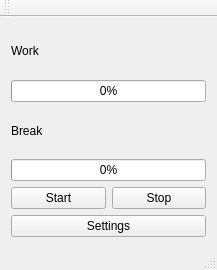
<?xml version="1.0" encoding="UTF-8"?>
<ui version="4.0">
 <class>MainWindow</class>
 <widget class="QMainWindow" name="MainWindow">
  <property name="geometry">
   <rect>
    <x>0</x>
    <y>0</y>
    <width>217</width>
    <height>270</height>
   </rect>
  </property>
  <property name="windowTitle">
   <string>MainWindow</string>
  </property>
  <widget class="QWidget" name="centralWidget">
   <layout class="QVBoxLayout" name="verticalLayout">
    <item>
     <widget class="QLabel" name="label">
      <property name="text">
       <string>Work</string>
      </property>
     </widget>
    </item>
    <item>
     <widget class="QProgressBar" name="progressBar_work">
      <property name="value">
       <number>0</number>
      </property>
     </widget>
    </item>
    <item>
     <widget class="QLabel" name="label_2">
      <property name="text">
       <string>Break</string>
      </property>
     </widget>
    </item>
    <item>
     <widget class="QProgressBar" name="progressBar_break">
      <property name="value">
       <number>0</number>
      </property>
     </widget>
    </item>
    <item>
     <layout class="QHBoxLayout" name="horizontalLayout">
      <item>
       <widget class="QPushButton" name="pushButton_timeStart">
        <property name="text">
         <string>Start</string>
        </property>
       </widget>
      </item>
      <item>
       <widget class="QPushButton" name="pushButton_timeStop">
        <property name="text">
         <string>Stop</string>
        </property>
       </widget>
      </item>
     </layout>
    </item>
    <item>
     <widget class="QPushButton" name="pushButton_settings">
      <property name="text">
       <string>Settings</string>
      </property>
     </widget>
    </item>
   </layout>
  </widget>
  <widget class="QMenuBar" name="menuBar">
   <property name="geometry">
    <rect>
     <x>0</x>
     <y>0</y>
     <width>217</width>
     <height>20</height>
    </rect>
   </property>
  </widget>
  <widget class="QToolBar" name="mainToolBar">
   <attribute name="toolBarArea">
    <enum>TopToolBarArea</enum>
   </attribute>
   <attribute name="toolBarBreak">
    <bool>false</bool>
   </attribute>
  </widget>
  <widget class="QStatusBar" name="statusBar"/>
 </widget>
 <layoutdefault spacing="6" margin="11"/>
 <resources/>
 <connections/>
</ui>
